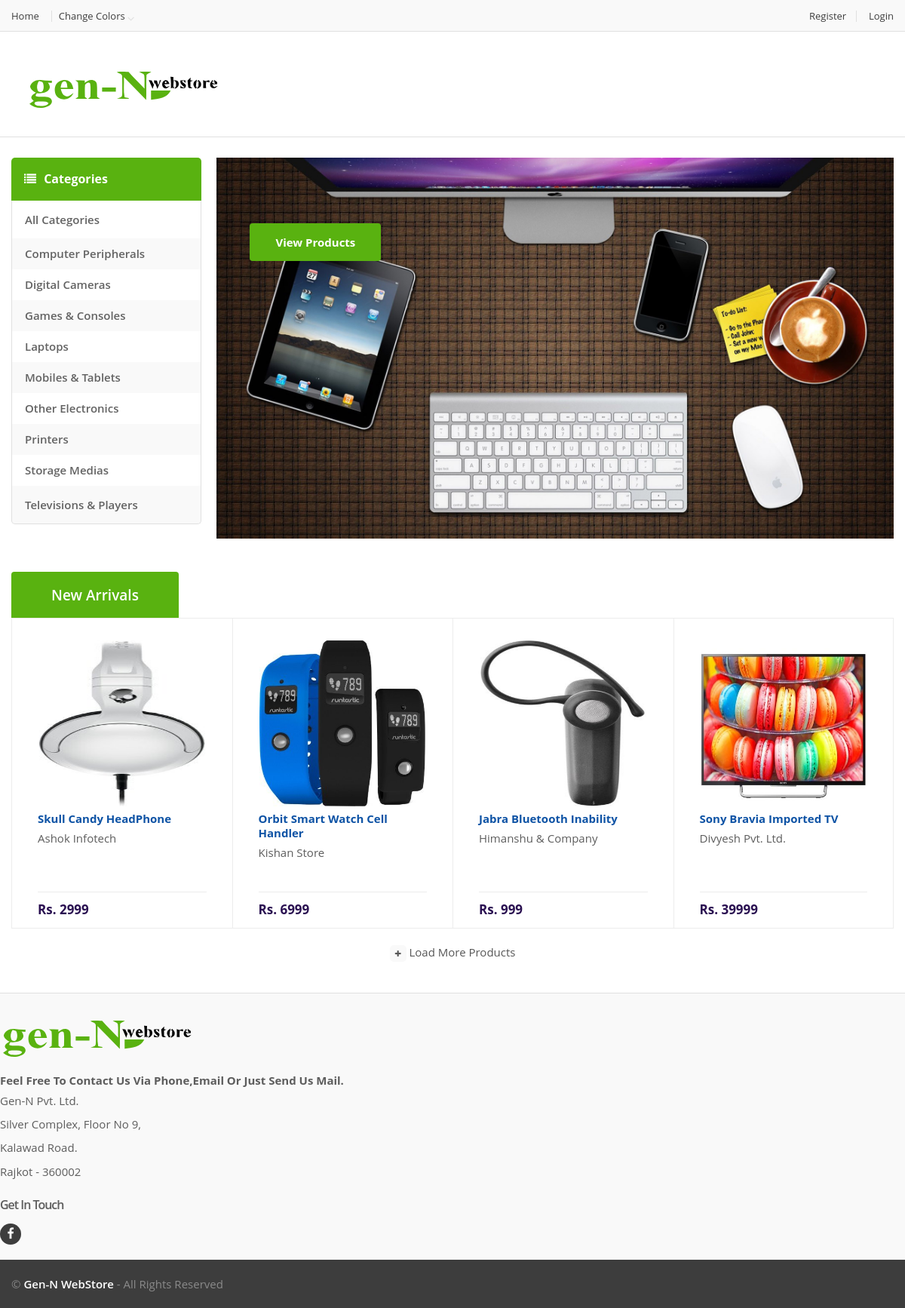
The page / on the database its author committed.
### tables this page shows
CREATE TABLE IF NOT EXISTS `category` (
  `cat_id` int(2) NOT NULL,
  `cat_name` varchar(30) NOT NULL DEFAULT ''
);

CREATE TABLE IF NOT EXISTS `slider` (
  `slider_id` int(3) NOT NULL,
  `cat_id` int(9) NOT NULL DEFAULT '0',
  `slider_image` varchar(200) NOT NULL DEFAULT ''
);

CREATE TABLE IF NOT EXISTS `product` (
  `p_id` int(9) NOT NULL,
  `c_id` int(9) NOT NULL DEFAULT '0',
  `p_name` varchar(100) NOT NULL DEFAULT '',
  `p_price` int(9) NOT NULL DEFAULT '0',
  `p_desc` longtext NOT NULL,
  `p_image1` varchar(200) NOT NULL DEFAULT '',
  `p_image2` varchar(200) NOT NULL DEFAULT '',
  `p_image3` varchar(200) NOT NULL DEFAULT '',
  `cat_id` int(2) NOT NULL DEFAULT '0'
);

CREATE TABLE IF NOT EXISTS `company` (
  `c_id` int(9) NOT NULL,
  `org_name` varchar(45) NOT NULL DEFAULT '',
  `owner_name` varchar(45) NOT NULL DEFAULT '',
  `c_username` varchar(45) NOT NULL DEFAULT '',
  `c_password` varchar(30) NOT NULL DEFAULT '',
  `c_email` varchar(50) NOT NULL DEFAULT '',
  `c_mno` bigint(12) DEFAULT '0',
  `c_city` varchar(30) NOT NULL DEFAULT '',
  `c_address` varchar(200) NOT NULL DEFAULT '',
  `c_pcode` int(6) NOT NULL DEFAULT '0',
  `c_icon` varchar(30) NOT NULL DEFAULT ''
);

### include/newarrival.php (the view, shortened to what this page needs)
<?php
$rs=mysql_query("select * from product ORDER BY p_id DESC");
?>
<!DOCTYPE html PUBLIC "-//W3C//DTD XHTML 1.0 Transitional//EN" "http://www.w3.org/TR/xhtml1/DTD/xhtml1-transitional.dtd">
<html xmlns="http://www.w3.org/1999/xhtml">
<head>
</head>
<body>
<section>
<div id="products-tab" class="wow fadeInUp">
    <div class="container">
        <div class="tab-holder" >
            <ul class="nav nav-tabs">
                <li class="active"><a href="#new-arrivals" data-toggle="tab">new arrivals</a></li>
            </ul>
			<div class="tab-content">
            	<div class="tab-pane active" id="featured">
				 <?php
				 $i=0;
				while($v=mysql_fetch_array($rs))
				{
					if($i<4)
					{
						$i++;
						$cid=$v["c_id"];
						$name=$v["p_name"];
						$img=$v["p_image1"];
						$rsc=mysql_query("select * from company where c_id=$cid");
						$va=mysql_fetch_array($rsc);
				?>
						<div class="product-grid-holder">
                		<div class="col-sm-3 col-md-3  no-margin product-item-holder hover">
               			 <div class="product-item">
						<div class=image>
                         <?php echo "<a href=productdetails.php?pid=".$v['p_id']."><img width=220px height=220 src=assets/images/products/$img></a>" ?>
						</div>
                        <div class=body>
                        <div class=title>
                         <?php echo "<a href=productdetails.php?pid=".$v['p_id'].">$name</a>" ?>                                    										   						</div>
                        <div class=title><?php echo $va['org_name']; ?></div>
                        </div>
                        <div class=prices>
                        <div class=price-current pull-right><?php echo "Rs. ".$v['p_price']; ?></div>
                        </div>
                        </div>
						</div>
						 <?php
					}
				}
						?>
					 </div>
				</div>
			 </div>
			</div>
        </div>
   </div>
</div>
</div>
					<div class="loadmore-holder text-center">
                        <a class="btn-loadmore" href="products.php">
                            <i class="fa fa-plus"></i>
                            load more products</a>
                    </div>
</div>
</section>
</body>
</html>

### index.php (shortened to what this page needs)
<?php
$rs=mysql_query("select * from slider");
?>
<!DOCTYPE html>
<html lang="en">
	<body>
<?php
if(isset($_SESSION['uid']))
{
		include_once("include/userh.php");
}
else
{
		include_once("include/visitorh.php");
}
?>
	<div class="wrapper">
		<div id="top-banner-and-menu">
	<div class="container">
		<?php
	include_once("include/categories.php");
	?>
		<div class="col-xs-12 col-sm-8 col-md-9 homebanner-holder">
<div id="hero">
	<div id="owl-main" class="owl-carousel owl-inner-nav owl-ui-sm">
	<?php	while($v=mysql_fetch_array($rs))
		{
		echo "<div class='item' style=' background-image: url(assets/images/sliders/".$v['slider_image'].")';>
			<div class='container-fluid'>
				<div class='caption vertical-center text-left'>
					<div class=button-holder fadeInDown-3>
						<a href='categoryview.php?ci=".$v['cat_id']."' class='big le-button'>View Products</a>
					</div>
				</div>
			</div>
		</div>";
		}
	?>
	</div>
</div>
	</div>
	</div>
</div>
</div>
<?php	include_once("include/newarrival.php"); ?>
<?php include_once("include/footer.php") ?>
</body>
</html>

### include/visitorh.php (shortened to what this page needs)
<!DOCTYPE html PUBLIC "-//W3C//DTD XHTML 1.0 Transitional//EN" "http://www.w3.org/TR/xhtml1/DTD/xhtml1-transitional.dtd">
<html xmlns="http://www.w3.org/1999/xhtml">
<head>
<head>
	    <link rel="stylesheet" href="assets/css/bootstrap.min.css">
	    <link rel="stylesheet" href="assets/css/main.css">
	    <link rel="stylesheet" href="assets/css/green.css">
	    <link rel="stylesheet" href="assets/css/owl.carousel.css">
		<link rel="stylesheet" href="assets/css/owl.transitions.css">
		<link rel="stylesheet" href="assets/css/animate.min.css">
		<link rel="stylesheet" href="assets/css/config.css">
		<link href="assets/css/green.css" rel="alternate stylesheet" title="Green color">
		<link href="assets/css/blue.css" rel="alternate stylesheet" title="Blue color">
		<link href="assets/css/red.css" rel="alternate stylesheet" title="Red color">
		<link href="assets/css/orange.css" rel="alternate stylesheet" title="Orange color">
		<link href="assets/css/navy.css" rel="alternate stylesheet" title="Navy color">
		<link href="assets/css/dark-green.css" rel="alternate stylesheet" title="Darkgreen color">
		<link rel="stylesheet" href="assets/css/font-awesome.min.css">
	</head>
<nav class="top-bar animate-dropdown">
    <div class="container">
        <div class="col-xs-12 col-sm-6 no-margin">
            <ul>
                <li><a href="index.php">Home</a></li>
                <li class="dropdown">
                    <a class="dropdown-toggle"  data-toggle="dropdown" href="#change-colors">Change Colors</a>
                </li>
            </ul>
        </div>
        <div class="col-xs-12 col-sm-6 no-margin">
            <ul class="right">
                <li><a href="signup.php">Register</a></li>
                <li><a href="signin.php">Login</a></li>
            </ul>
        </div>
    </div>
</nav>
<header>
	<div class="container no-padding">
		<div class="col-xs-12 col-sm-12 col-md-3 logo-holder">
<div class="logo">
	<a href="index.php">
	</a>
</div>
		</div>
		</div>
</header>
<body>
</body>
</html>

### include/categories.php (shortened to what this page needs)
<!DOCTYPE html PUBLIC "-//W3C//DTD XHTML 1.0 Transitional//EN" "http://www.w3.org/TR/xhtml1/DTD/xhtml1-transitional.dtd">
<html xmlns="http://www.w3.org/1999/xhtml">
<head>
</head>
<div class="col-xs-12 col-sm-4 col-md-3 sidemenu-holder">
<div class="side-menu animate-dropdown">
    <div class="head"><i class="fa fa-list"></i> Categories</div>
    <nav class="yamm megamenu-horizontal" role="navigation">
        <ul class="nav">
            <li class="dropdown menu-item">
                <a href="products.php" class="dropdown-toggle" >All Categories</a>
				<?php
				$q=mysql_query("select * from category ORDER BY cat_name");
				while($v=mysql_fetch_array($q))
			echo "<li class=dropdown menu-item> <a class=dropdown-toggle href=categoryview.php?ci=".$v['cat_id'].">".$v['cat_name']."</a> </li>"
                ?>
        </ul>
    </nav>
</div>
</div>
<body>
</body>
</html>

### include/footer.php (shortened to what this page needs)
<footer id="footer" class="color-bg">
    <div class="link-list-row">
        <div class="container no-padding">
<div class="contact-info">
    <div class="footer-logo">
    </div>
    <p class="regular-bold"> Feel free to contact us via phone,email or just send us mail.</p>
    <p>
        Gen-N Pvt. Ltd. </p>
		<p> Silver Complex, Floor No 9,</p>
		<p>Kalawad Road.</p>
		<p>Rajkot - 360002</p>
    <div class="social-icons">
        <h3>Get in touch</h3>
        <ul>
            <li><a href="http://facebook.com/transvelo" class="fa fa-facebook"></a></li>
        </ul>
    </div>
</div>
            </div>
        </div>
    <div class="copyright-bar">
        <div class="container">
            <div class="col-xs-12 col-sm-6 no-margin">
                <div class="copyright">
                    &copy; <a href="index.html">Gen-N WebStore</a> - all rights reserved
                </div>
            </div>
            <div class="col-xs-12 col-sm-6 no-margin">
            </div>
        </div>
    </div>
</footer>
</body>
</html>

### assets/css/green.css (style rules this page uses)
.le-button { background-color: #59b210; }
a, a:hover, a:focus, a:active { color: #59b210; }
.sidemenu-holder .side-menu .head { background-color: #59b210; }
.nav-tabs li.active a, .nav-tabs li.active a:focus { background-color: #59b210 !important; }

### assets/css/blue.css (style rules this page uses)
.le-button { background-color: #3498db; }
a, a:hover, a:focus, a:active { color: #3498db; }
.sidemenu-holder .side-menu .head { background-color: #3498db; }
.nav-tabs li.active a, .nav-tabs li.active a:focus { background-color: #3498db !important; }

### assets/css/red.css (style rules this page uses)
.le-button { background-color: #e74c3c; }
a, a:hover, a:focus, a:active { color: #e74c3c; }
.sidemenu-holder .side-menu .head { background-color: #e74c3c; }
.nav-tabs li.active a, .nav-tabs li.active a:focus { background-color: #e74c3c !important; }

### assets/css/orange.css (style rules this page uses)
.le-button { background-color: #f27a24; }
a, a:hover, a:focus, a:active { color: #f27a24; }
.sidemenu-holder .side-menu .head { background-color: #f27a24; }
.nav-tabs li.active a, .nav-tabs li.active a:focus { background-color: #f27a24 !important; }

### assets/css/navy.css (style rules this page uses)
.le-button { background-color: #34495e; }
a, a:hover, a:focus, a:active { color: #34495e; }
.sidemenu-holder .side-menu .head { background-color: #34495e; }
.nav-tabs li.active a, .nav-tabs li.active a:focus { background-color: #34495e !important; }

### assets/css/dark-green.css (style rules this page uses)
.le-button { background-color: #21b68e; }
a, a:hover, a:focus, a:active { color: #21b68e; }
.sidemenu-holder .side-menu .head { background-color: #21b68e; }
.nav-tabs li.active a, .nav-tabs li.active a:focus { background-color: #21b68e !important; }

### rows shown on the page
category: cat_name "Computer Peripherals"
category: cat_name "Digital Cameras"
category: cat_name "Games & Consoles"
category: cat_name "Laptops"
category: cat_name "Mobiles & Tablets"
category: cat_name "Other Electronics"
category: cat_name "Printers"
category: cat_name "Storage Medias"
category: cat_name "Televisions & Players"
slider: slider_image (picture)
product: p_image1 (picture), p_name "Skull Candy HeadPhone", c.org_name "Ashok Infotech", p_price "2999"
product: p_image1 (picture), p_name "Orbit Smart Watch Cell Handler", c.org_name "Kishan Store", p_price "6999"
product: p_image1 (picture), p_name "Jabra Bluetooth Inability", c.org_name "Himanshu & Company", p_price "999"
product: p_image1 (picture), p_name "Sony Bravia Imported TV", c.org_name "Divyesh Pvt. Ltd.", p_price "39999"
